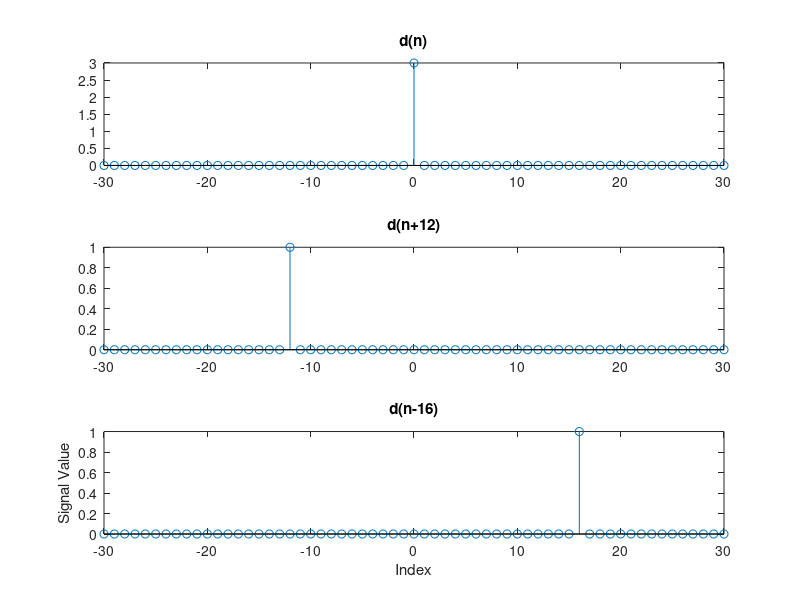

This chart was generated by the following MATLAB code:
clc;
clear all; 
close all; 
% 
% [n,x] = impseq(-2,5,3);
% 
% stem(n,x)
% xlabel('Index')
% ylabel('Signal Value')
% axis([-3 8 -1 1.5])

for n = -30:30;
    m = n+31;
    x(m) = n;
    
    if n==0;
        y1(m) = 3;
    else 
        y1(m) = 0;
    end
     
    if n==-12;
        y2(m) = 1;
    else 
        y2(m) = 0;
     end
     
    if n==16;
        y3(m) = 1;
    else 
        y3(m) = 0;
    end
end
subplot (3,1,1), stem(x,y1);
title ('d(n)');
subplot (3,1,2), stem(x,y2);
title ('d(n+12)');
subplot (3,1,3), stem(x,y3);
title ('d(n-16)');
xlabel('Index')
ylabel('Signal Value')
